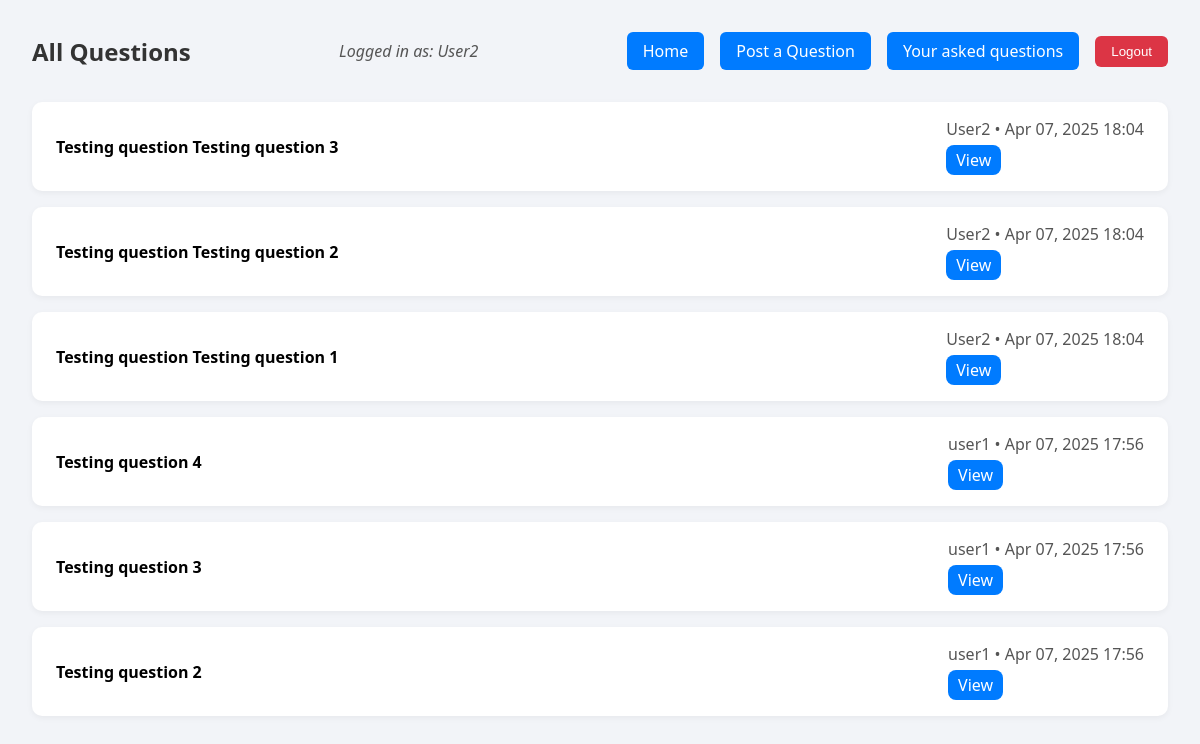
Screenshot of / (signed in) with the database file from the repository.
### core/models.py (models this page shows)
class Question(models.Model):
    user = models.ForeignKey(User, on_delete=models.CASCADE)
    content = models.TextField()
    created_at = models.DateTimeField(auto_now_add=True)

### core/views.py (the view)
# urls.py: path('', views.home, name='home'),
@login_required
def home(request):
    user = request.GET.get('user')
    if user == 'me':
        user_obj = request.user.id
        questions = Question.objects.filter(user=user_obj).order_by('-created_at')
    else:
        questions = Question.objects.all().order_by('-created_at')
    return render(request, 'home.html', {'data': questions, 'user': user or None, 'current_user': request.user})

### core/templates/home.html (shortened to what this page needs)
<!DOCTYPE html>
<html lang="en">
<head>
</head>
<body>
  <div class="header">
    <h2>{% if user %} Your Questions {% else %} All Questions {% endif %}</h2>
    <span class="user-info"><i>Logged in as: {{ current_user.username }}</i></span>
    <div class="actions">
        <a href="/">Home</a>
        <a href="/post/">Post a Question</a>
        <a href="/?user=me">Your asked questions</a>
        <form method="post" action="{% url 'logout' %}" class="logout-form">
            <button type="submit">Logout</button>
        </form>
    </div>
  </div>
  <div class="question-list">
    {% for item in data %}
    <div class="question-card">
        <div class="question-text">
            <strong>{{ item.content }}</strong>
        </div>
        <div class="question-meta">
            <span class="user-info">{{ item.user.username }} • {{ item.created_at|date:"M d, Y H:i" }}</span>
            <div class="question-actions" style="display: flex; align-items: center; gap: 10px; margin-top: 5px;">
                <a class="btn" style="padding: 4px 10px; color: white;" href="/question/{{ item.id }}/" class="view-link">View</a>
            </div>
        </div>
    </div>
    {% empty %}
    <p>No questions posted yet.</p>
    {% endfor %}
</div>
</body>
</html>

### core/templates/home.html (style rules this page uses)
* { box-sizing: border-box; }
.btn { background-color: #007bff; color: white; padding: 0.75rem; border: none; border-radius: 8px; cursor: pointer; font-size: 1rem; transition: background-color 0.3s ease; }
body { margin: 0; font-family: 'Segoe UI', Tahoma, Geneva, Verdana, sans-serif; background: #f2f4f8; padding: 2rem; }
.header { display: flex; justify-content: space-between; align-items: center; margin-bottom: 2rem; }
.header h2 { margin: 0; color: #333; }
.actions { display: flex; gap: 1rem; align-items: center; }
.actions a { text-decoration: none; background: #007bff; color: white; padding: 0.5rem 1rem; border-radius: 6px; font-weight: 500; transition: background 0.3s ease; }
.logout-form { margin: 0; }
.logout-form button { background: #dc3545; color: white; border: none; padding: 0.5rem 1rem; border-radius: 6px; cursor: pointer; font-weight: 500; transition: background 0.3s ease; }
.question-list { display: flex; flex-direction: column; gap: 1rem; }
.question-card { background: white; padding: 1rem 1.5rem; border-radius: 10px; box-shadow: 0 2px 6px rgba(0,0,0,0.05); display: flex; justify-content: space-between; align-items: center; }
.question-card a { text-decoration: none; color: #007bff; font-weight: 500; }
.user-info { font-size: 3.5 rem; color: #555; }

### rows the page displays
Question: content "Testing question Testing question 3", user.username "User2", created_at "Apr 07, 2025 18:04"
Question: content "Testing question Testing question 2", user.username "User2", created_at "Apr 07, 2025 18:04"
Question: content "Testing question Testing question 1", user.username "User2", created_at "Apr 07, 2025 18:04"
Question: content "Testing question 4", user.username "user1", created_at "Apr 07, 2025 17:56"
Question: content "Testing question 3", user.username "user1", created_at "Apr 07, 2025 17:56"
Question: content "Testing question 2", user.username "user1", created_at "Apr 07, 2025 17:56"

### other values shown
{{ current_user.username }} "User2"
